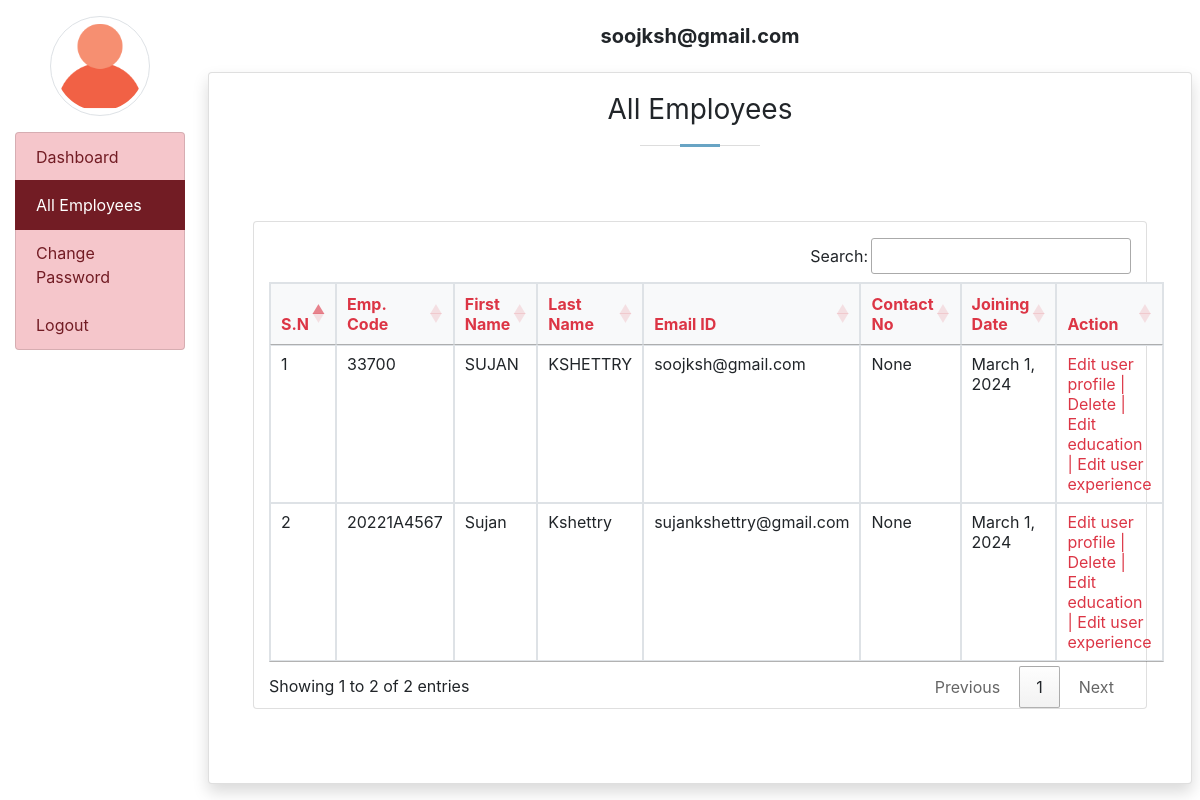
The app's page /all_employee/ (signed in) with its own data.
### employee/models.py (models this page shows, shortened)
class EmployeeDetail(models.Model):
    user = models.ForeignKey(User, on_delete=models.CASCADE)
    empcode = models.CharField(max_length=50)
    empdept = models.CharField(max_length=100, null=True)
    designation = models.CharField(max_length=100, null=True)
    contact = models.CharField(max_length=15, null=True)
    gender = models.CharField(max_length=50, null=True)
    joiningdate = models.DateField(auto_now_add=True, null=True)

### employee/views.py (the view)
# urls.py: path('all_employee/', all_employee, name="all_employee"),
def all_employee(request):
    if not request.user.is_authenticated:
        return redirect('admin_login')
    employee = EmployeeDetail.objects.all()
    return render(request, 'all_employee.html',locals())

### employee/templates/all_employee.html
{% extends 'admin_base.html' %}
{% block main %}
<div class="section-title">
    <h2>All Employees</h2>
</div>
<div class= "card m-4">
        <div class="container-fluid pt-3">
            <table id ="example" class="table table-bordered table-hover">
                <thead class="text-danger bg-light">
                    <tr>
                        <th>S.N</th>
                        <th>Emp. Code</th>
                        <th>First Name</th>
                        <th>Last Name</th>
                        <th>Email ID</th>
                        <th>Contact No</th>
                        <th>Joining Date</th>
                        <th>Action</th>
                    </tr>
                </thead>
                <tbody>
                    {% for emp in employee %}
                    <tr>
                        <td>{{forloop.counter}}</td>
                        <td>{{emp.empcode}}</td>
                        <td>{{emp.user.first_name}}</td>
                        <td>{{emp.user.last_name}}</td>
                        <td>{{emp.user.username}}</td>
                        <td>{{emp.contact}}</td>
                        <td>{{emp.joiningdate}}</td>
                        <td><a href="{%url 'edit_profile' emp.id %}" class="text-danger">Edit user profile |</a>
                            <a href="{%url 'delete_employee' emp.user.id %}" class="text-danger" onclick="return confirm('Are you sure?')">Delete |</a>
                            <a href="{%url 'edit_education' emp.user.id %}" class="text-danger">Edit education |</a>
                            <a href="{%url 'edit_userexperience' emp.user.id %}" class="text-danger">Edit user experience</a>
                        </td>
                    </tr>
                    {% endfor %}
                </tbody>
            </table>
        </div>
</div>
{% endblock main %}

### employee/templates/admin_base.html (shortened to what this page needs)
<html>
    <head>
{% load static %}
  <link rel="stylesheet" href="https://cdn.jsdelivr.net/npm/bootstrap@4.6.2/dist/css/bootstrap.min.css">
  <link rel="stylesheet" href="{% static 'css/style.css' %}">
  <link rel="stylesheet" href="https://maxcdn.bootstrapcdn.com/bootstrap/4.0.0/css/bootstrap.min.css">
<link rel="stylesheet" href="https://use.fontawesome.com/releases/v5.7.0/css/all.css">
<link rel="stylesheet" href="https://cdn.datatables.net/1.13.5/css/jquery.dataTables.min.css">
<link rel="stylesheet" href="https://cdn.datatables.net/buttons/2.4.1/css/buttons.dataTables.min.css">
</head>
<body class="container-fluid">
    <div class="row">
        <div class="col-sm-2">
           <center> <img src="{% static 'images/admin-red.png' %}" width='100' height='100' class="img-thumbnail rounded-circle my-3"></center>
           <div class="list-group">
            <a href="{%url 'admin_home'%}" class ="list-group-item list-group-item-danger list-group-item-action {% if request.path == '/admin_home/' %} active {% endif %}">Dashboard</a>
            <a href="{%url 'all_employee'%}" class ="list-group-item list-group-item-danger list-group-item-action {% if request.path == '/all_employee/' %} active {% endif %}">All Employees</a>
            <a href="{%url 'change_passwordadmin'%}" class ="list-group-item list-group-item-danger list-group-item-action {% if request.path == '/change_passwordadmin/' %} active {% endif %}">Change Password</a>
            <a href="{% url 'logout' %}" class ="list-group-item list-group-item-danger list-group-item-action">Logout</a>
           </div>
        </div>
        <div class="col-sm-10 p-0">
            <div class="container-fluid p-2">
                <h5 class ='text-center p-3 font-weight-bold'>
                    {{request.user}}
                </h5>
                <div class="card shadow" style="min-height:89vh">
                    <div class="card-body">
                        {% block main %}
                        {% endblock main %}
                    </div>
                </div>
            </div>
        </div>
    </div>
</body>
</html>

### employee/static/css/style.css (style rules this page uses)
body { font-family: "Open Sans", sans-serif; color: #444; }
a { color: #4fa6d5; text-decoration: none; }
h1, h2, h3, h4, h5, h6, .font-primary { font-family: "Roboto", sans-serif; }
.section-title { text-align: center; padding-bottom: 30px; }
.section-title h2 { font-size: 28px; font-weight: 400; margin-bottom: 20px; padding-bottom: 20px; position: relative; }
.section-title h2::before { content: ""; position: absolute; display: block; width: 120px; height: 1px; background: #ddd; bottom: 1px; left: calc(50% - 60px); }
.section-title h2::after { content: ""; position: absolute; display: block; width: 40px; height: 3px; background: #68A4C4; bottom: 0; left: calc(50% - 20px); }

### records on screen
EmployeeDetail: empcode "33700", user.first_name "SUJAN", user.last_name "KSHETTRY", user.username "soojksh@gmail.com", contact "None", joiningdate "March 1, 2024"
EmployeeDetail: empcode "20221A4567", user.first_name "Sujan", user.last_name "Kshettry", user.username "sujankshettry@gmail.com", contact "None", joiningdate "March 1, 2024"

### other values on screen
{{ request.user }} "soojksh@gmail.com"
